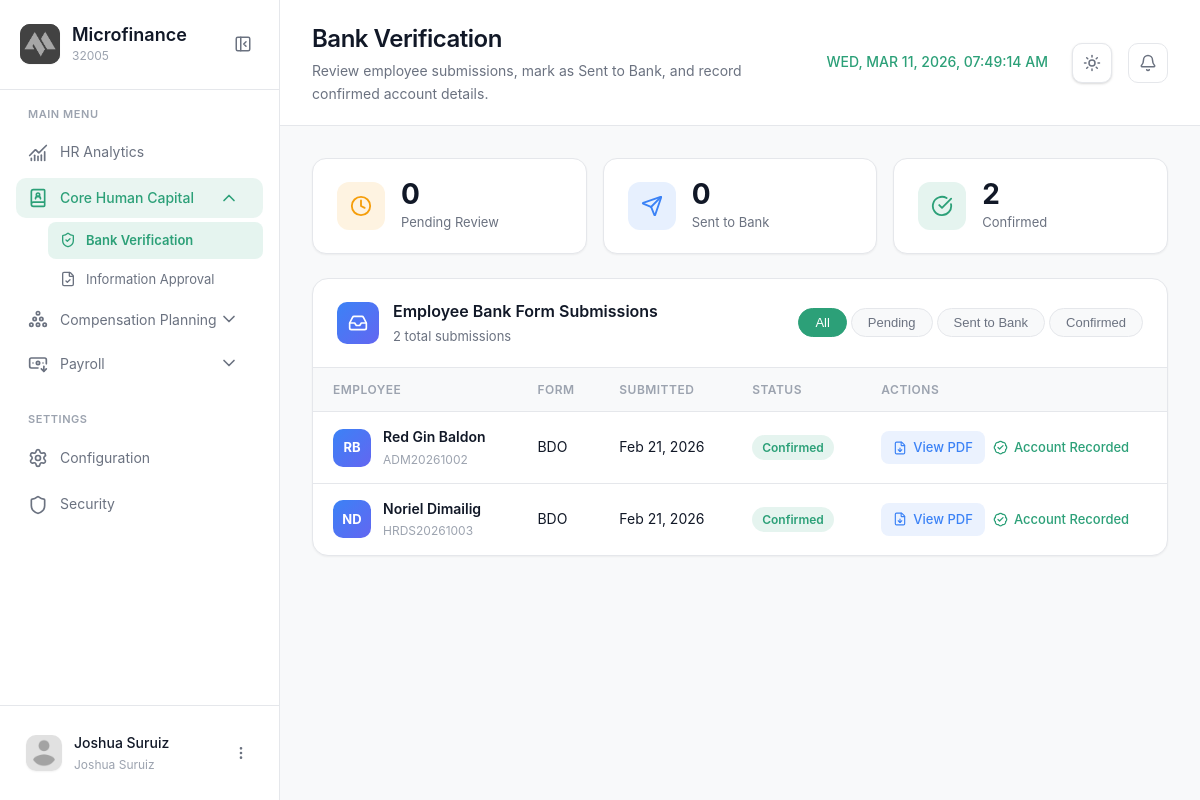
Screenshot of /modules/manager/Bankverification.php (signed in) with the database file from the repository.
### tables this page shows
CREATE TABLE `bank_applications` (
  `AppID` int(11) NOT NULL,
  `EmployeeID` int(11) NOT NULL,
  `FormID` int(11) DEFAULT NULL,
  `UploadedPDF` varchar(500) NOT NULL,
  `Status` enum('Pending','Sent to Bank','Confirmed') NOT NULL DEFAULT 'Pending',
  `Notes` text DEFAULT NULL,
  `CreatedAt` timestamp NOT NULL DEFAULT current_timestamp(),
  `UpdatedAt` timestamp NOT NULL DEFAULT current_timestamp() ON UPDATE current_timestamp()
);

CREATE TABLE `employee` (
  `EmployeeID` int(11) NOT NULL,
  `EmployeeCode` varchar(20) DEFAULT NULL,
  `FirstName` varchar(100) NOT NULL,
  `MiddleName` varchar(100) DEFAULT NULL,
  `LastName` varchar(100) NOT NULL,
  `DateOfBirth` date NOT NULL,
  `Gender` varchar(20) DEFAULT NULL,
  `PersonalEmail` varchar(150) DEFAULT NULL,
  `PhoneNumber` varchar(20) DEFAULT NULL,
  `PermanentAddress` text DEFAULT NULL,
  `ProfilePhoto` varchar(255) DEFAULT NULL
);

CREATE TABLE `bank_forms_master` (
  `FormID` int(11) NOT NULL,
  `FormName` varchar(255) NOT NULL,
  `FilePath` varchar(500) NOT NULL,
  `IsActive` tinyint(1) NOT NULL DEFAULT 1,
  `UploadedBy` varchar(100) DEFAULT NULL,
  `CreatedAt` timestamp NOT NULL DEFAULT current_timestamp()
);

### modules/manager/Bankverification.php (the view, shortened to what this page needs)
<?php
require_once '../../config/config.php';
$page = 'Bankverification';
$module = 'banking';
$pendingCnt = intval($conn->query("SELECT COUNT(*) FROM bank_applications WHERE Status='Pending'")->fetch_row()[0] ?? 0);
$sentCnt    = intval($conn->query("SELECT COUNT(*) FROM bank_applications WHERE Status='Sent to Bank'")->fetch_row()[0] ?? 0);
$doneCnt    = intval($conn->query("SELECT COUNT(*) FROM bank_applications WHERE Status='Confirmed'")->fetch_row()[0] ?? 0);
$subsRes = $conn->query("
  SELECT ba.AppID, ba.EmployeeID, ba.UploadedPDF, ba.Status, ba.CreatedAt,
         e.FirstName, e.LastName, e.EmployeeCode,
         bfm.FormName
  FROM bank_applications ba
  LEFT JOIN employee e ON ba.EmployeeID = e.EmployeeID
  LEFT JOIN bank_forms_master bfm ON ba.FormID = bfm.FormID
  ORDER BY FIELD(ba.Status,'Pending','Sent to Bank','Confirmed'), ba.CreatedAt DESC
");
$submissions = [];
if ($subsRes) while ($r = $subsRes->fetch_assoc()) $submissions[] = $r;
?>
<!DOCTYPE html>
<html lang="en">
<head>
  <link rel="stylesheet" href="../../css/bankverification.css?v=1.3">
  <link rel="stylesheet" href="../../css/notifications.css?v=1.1">
</head>
<body>
  <aside class="sidebar" id="sidebar">
    <div class="sidebar-header">
      <div class="logo-container">
        <div class="logo-wrapper">
          <img src="../../img/logo.png" alt="Logo" class="logo">
        </div>
        <div class="logo-text">
          <h2 class="app-name">Microfinance</h2>
          <span class="app-tagline">32005</span>
        </div>
      </div>
      <button class="sidebar-toggle" id="sidebarToggle">
        <i data-lucide="panel-left-close"></i>
      </button>
    </div>
    <nav class="sidebar-nav">
      <div class="nav-section">
        <span class="nav-section-title">MAIN MENU</span>
        <a href="dashboard.php" class="nav-item <?php echo ($page === 'dashboard') ? 'active' : ''; ?>">
          <i data-lucide="chart-no-axes-combined"></i>
          <span>HR Analytics</span>
        </a>
        <div class="nav-item-group <?php echo ($module === 'banking') ? 'active' : ''; ?>">
          <button class="nav-item has-submenu <?php echo ($module === 'banking') ? 'active' : ''; ?>" data-module="banking">
            <div class="nav-item-content">
              <i data-lucide="book-user"></i>
              <span>Core Human Capital</span>
            </div>
            <i data-lucide="chevron-down" class="submenu-icon"></i>
          </button>
          <div class="submenu <?php echo ($module === 'banking') ? 'active' : ''; ?>" id="submenu-banking">
            <a href="Bankverification.php" class="submenu-item <?php echo ($page === 'Bankverification') ? 'active' : ''; ?>">
              <i data-lucide="shield-check"></i>
              <span>Bank Verification</span>
            </a>
            <a href="informationapproval.php" class="submenu-item <?php echo ($page === 'informationapproval') ? 'active' : ''; ?>">
              <i data-lucide="file-check"></i>
              <span>Information Approval</span>
            </a>
          </div>
        </div>
                <div class="nav-item-group <?php echo ($module === 'planning') ? 'active' : ''; ?>">
          <button class="nav-item has-submenu <?php echo ($module === 'planning') ? 'active' : ''; ?>" data-module="planning">
            <div class="nav-item-content">
              <i data-lucide="circle-pile"></i>
              <span>Compensation Planning</span>
            </div>
            <i data-lucide="chevron-down" class="submenu-icon"></i>
          </button>
        </div>
                <div class="nav-item-group <?php echo ($module === 'payroll') ? 'active' : ''; ?>">
          <button class="nav-item has-submenu <?php echo ($module === 'payroll') ? 'active' : ''; ?>" data-module="payroll">
            <div class="nav-item-content">
              <i data-lucide="banknote-arrow-down"></i>
              <span>Payroll</span>
            </div>
            <i data-lucide="chevron-down" class="submenu-icon"></i>
          </button>
        </div>
      </div>
      <div class="nav-section">
        <span class="nav-section-title">SETTINGS</span>
        <a href="#" class="nav-item"><i data-lucide="settings"></i><span>Configuration</span></a>
        <a href="#" class="nav-item"><i data-lucide="shield"></i><span>Security</span></a>
      </div>
    </nav>
    <div class="sidebar-footer">
      <div class="user-profile">
        <div class="user-avatar">
          <img src="../../img/profile.png" alt="User">
        </div>
        <div class="user-info">
          <span class="user-name"><?php echo htmlspecialchars($_SESSION['username'] ?? 'Manager'); ?></span>
          <span class="user-role"><?php echo htmlspecialchars($_SESSION['user_role'] ?? 'HR Manager'); ?></span>
        </div>
        <button class="user-menu-btn" id="userMenuBtn">
          <i data-lucide="more-vertical"></i>
        </button>
      </div>
    </div>
  </aside>
  <main class="main-content">
    <header class="page-header">
      <div class="header-left">
        <div class="header-title">
          <h1>Bank Verification</h1>
          <p>Review employee submissions, mark as Sent to Bank, and record confirmed account details.</p>
        </div>
      </div>
      <div class="header-right">
                        <div class="header-clock">
          <span id="realTimeClock"></span>
        </div>
        <button class="theme-toggle" id="themeToggle" aria-label="Toggle theme">
          <i data-lucide="sun" class="sun-icon"></i>
        </button>
        <div class="header-notifications" style="position: relative;">
          <button class="icon-btn" id="notifBtn">
            <i data-lucide="bell"></i>
          </button>
        </div>
      </div>
    </header>
    <div class="content-wrapper">
      <div class="bv-stats">
        <div class="bv-stat-card">
          <div class="bv-stat-icon amber"><i data-lucide="clock"></i></div>
          <div class="bv-stat-info">
            <span class="bv-stat-value"><?php echo $pendingCnt; ?></span>
            <span class="bv-stat-label">Pending Review</span>
          </div>
        </div>
        <div class="bv-stat-card">
          <div class="bv-stat-icon blue"><i data-lucide="send"></i></div>
          <div class="bv-stat-info">
            <span class="bv-stat-value"><?php echo $sentCnt; ?></span>
            <span class="bv-stat-label">Sent to Bank</span>
          </div>
        </div>
        <div class="bv-stat-card">
          <div class="bv-stat-icon green"><i data-lucide="check-circle"></i></div>
          <div class="bv-stat-info">
            <span class="bv-stat-value"><?php echo $doneCnt; ?></span>
            <span class="bv-stat-label">Confirmed</span>
          </div>
        </div>
      </div>
      <div class="bv-panel">
        <div class="bv-panel-header">
          <div class="bv-panel-left">
            <div class="bv-panel-icon"><i data-lucide="inbox"></i></div>
            <div>
              <h2 class="bv-panel-title">Employee Bank Form Submissions</h2>
              <div class="bv-panel-sub"><?php echo count($submissions); ?> total submission<?php echo count($submissions) !== 1 ? 's' : ''; ?></div>
            </div>
          </div>
          <div class="bv-filter-tabs">
            <button class="bv-tab active" data-filter="all">All</button>
            <button class="bv-tab" data-filter="Pending">Pending</button>
            <button class="bv-tab" data-filter="Sent to Bank">Sent to Bank</button>
            <button class="bv-tab" data-filter="Confirmed">Confirmed</button>
          </div>
        </div>
        <?php if (empty($submissions)): ?>
        <div class="bv-empty">
          <div class="bv-empty-icon"><i data-lucide="inbox"></i></div>
          <h3>No submissions yet</h3>
          <p>Employee-submitted bank forms will appear here once they upload them from the ESS portal.</p>
        </div>
        <?php else: ?>
        <div class="table-responsive">
          <table class="bv-table" id="submissionsTable">
            <thead>
              <tr>
                <th>Employee</th>
                <th>Form</th>
                <th>Submitted</th>
                <th>Status</th>
                <th>Actions</th>
              </tr>
            </thead>
            <tbody>
              <?php foreach ($submissions as $sub):
                $name = trim(($sub['FirstName'] ?? '') . ' ' . ($sub['LastName'] ?? '')) ?: ('Employee #' . $sub['EmployeeID']);
                $code = $sub['EmployeeCode'] ?? '';
                $pdfUrl = '../../' . $sub['UploadedPDF'];
                $statusClass = match($sub['Status']) {
                  'Confirmed'    => 'bv-badge-confirmed',
                  'Sent to Bank' => 'bv-badge-sent',
                  default        => 'bv-badge-pending',
                };
                $ini = strtoupper(substr(trim($sub['FirstName'] ?? $name), 0, 1) . substr(trim($sub['LastName'] ?? ''), 0, 1));
              ?>
              <tr data-status="<?php echo htmlspecialchars($sub['Status']); ?>"
                  data-search="<?php echo strtolower(htmlspecialchars($name . ' ' . $code)); ?>">
                <td>
                  <div class="bv-emp-cell">
                    <div class="bv-emp-avatar"><?php echo $ini ?: strtoupper(substr($name,0,2)); ?></div>
                    <div>
                      <div class="bv-emp-name"><?php echo htmlspecialchars($name); ?></div>
                      <?php if ($code): ?><div class="bv-emp-code"><?php echo htmlspecialchars($code); ?></div><?php endif; ?>
                    </div>
                  </div>
                </td>
                <td><?php echo htmlspecialchars($sub['FormName'] ?? 'BDO Bank Form'); ?></td>
                <td><?php echo date('M d, Y', strtotime($sub['CreatedAt'])); ?></td>
                <td><span class="bv-badge <?php echo $statusClass; ?>"><?php echo htmlspecialchars($sub['Status']); ?></span></td>
                <td>
                  <div class="bv-actions">
                    <a href="<?php echo htmlspecialchars($pdfUrl); ?>" target="_blank" class="bv-btn-view">
                      <i data-lucide="file-down"></i> View PDF
                    </a>
                    <?php if ($sub['Status'] === 'Confirmed'): ?>
                    <span class="bv-done-label"><i data-lucide="badge-check"></i> Account Recorded</span>
                    <?php endif; ?>
                  </div>
                </td>
              </tr>
              <?php endforeach; ?>
            </tbody>
          </table>
        </div>
        <?php endif; ?>
      </div>
    </div>
  </main>
</body>
</html>

### css/notifications.css (style rules this page uses)
.icon-btn { position: relative; width: 40px; height: 40px; border-radius: 10px; background: var(--surface); border: 1px solid var(--border-color); cursor: pointer; display: flex; align-items: center; justify-content: center; color: var(--text-secondary); transition: var(--transition); flex-shrink: 0; }

### rows the page displays
bank_applications: EmployeeID.LastName "RB", EmployeeID.LastName "Red Gin Baldon", EmployeeID.EmployeeCode "ADM20261002", FormID.FormName "BDO", CreatedAt "Feb 21, 2026", Status "Confirmed", shows "Account Recorded"
bank_applications: EmployeeID.LastName "ND", EmployeeID.LastName "Noriel Dimailig", EmployeeID.EmployeeCode "HRDS20261003", FormID.FormName "BDO", CreatedAt "Feb 21, 2026", Status "Confirmed", shows "Account Recorded"

### other values shown
$_SESSION['username'] "Joshua Suruiz"
$_SESSION['user_role'] "Joshua Suruiz"
$pendingCnt "0"
$sentCnt "0"
$doneCnt "2"
count($submissions) "2"
